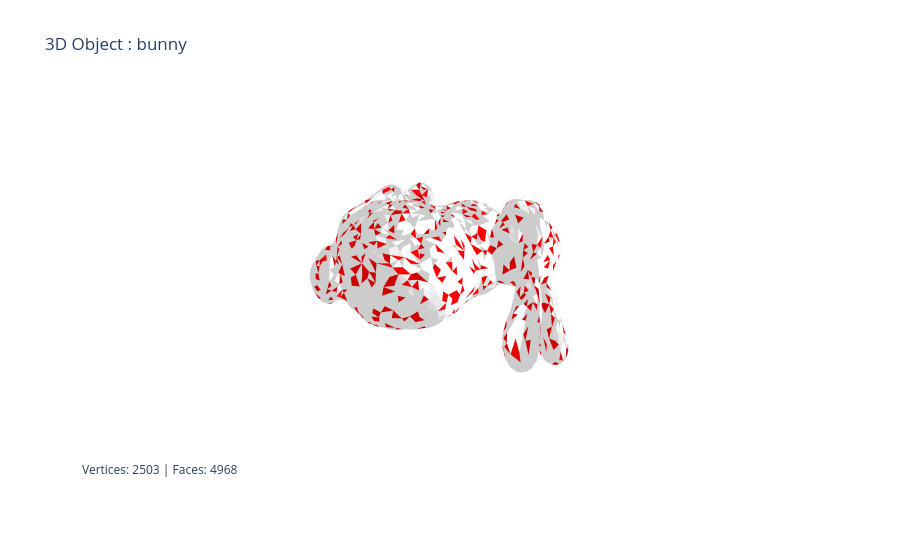
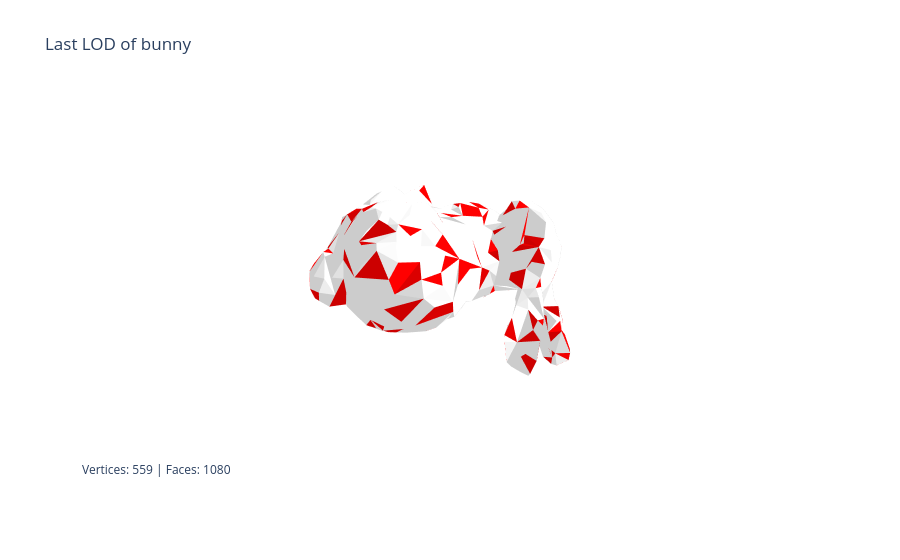
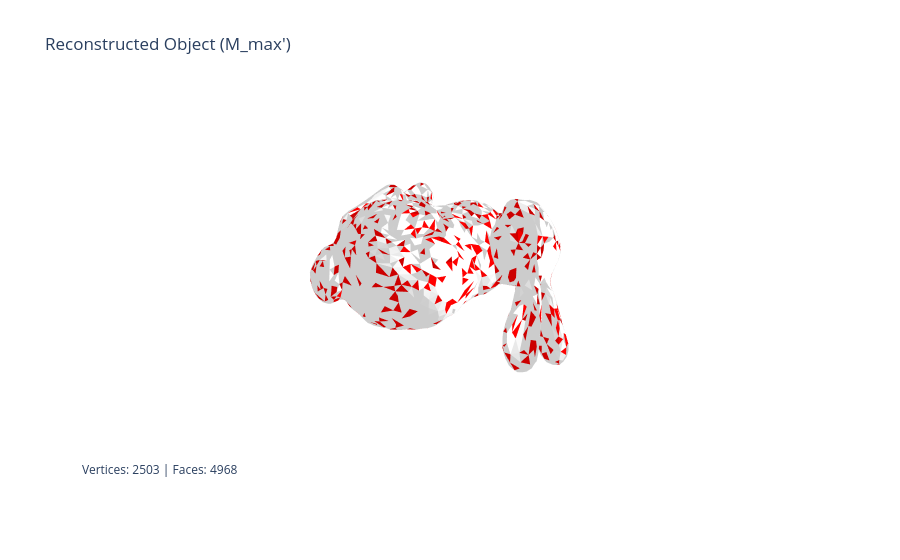

The notebook cell these images were saved under, in order:
### Markdown cell above
## Loading model

### Code cell
from MeshObjects import * 
from obja.obja import Output 
import os 

# Parramètres 
obj_name = "bunny" 
color = "#EA00FF"
compression_ratio = 0.2
nombre_steps = 10

# Paths
model_path = f"models/{obj_name}.obj"
export_dir = f"./export/{obj_name}"
os.makedirs(export_dir, exist_ok=True)
obja_path = f"{export_dir}/{obj_name}_{nombre_steps}.obja"

# Retirer tout les .obj dans export_dir
for file in os.listdir(export_dir):
    if file.endswith(".obj"):
        os.remove(os.path.join(export_dir, file))

# Model Ref = M_max = M_n 
with open(model_path, 'r') as f: 
    objref = Object3D(f, obj_name) 
objref.Show(color) 
LODs = AObject3D(objref, obj_name) # M_max 

# Model compression to M_0 
LODs.compress(compression_ratio, nombre_steps)
LODs.show_last_lod(color) 

# Model decompression to M_max'
output = Output(open(obja_path, "w"))
M_max_prime = LODs.decompress(out = output) 
M_max_prime.Show(color, "Reconstructed Object (M_max')")

### Figure 1 — Plotly figure (JSON) as saved in the notebook; plotly's stock layout.template omitted (floating-point values rounded to 4 significant figures; data arrays with more than 128 entries replaced by an {"elided": "..."} marker saying what was removed)
{"data": [{"facecolor": {"elided": "4968 str values"}, "flatshading": true, "i": {"elided": "4968 int values"}, "j": {"elided": "4968 int values"}, "k": {"elided": "4968 int values"}, "opacity": 1, "type": "mesh3d", "x": {"elided": "2503 float values"}, "y": {"elided": "2503 float values"}, "z": {"elided": "2503 float values"}}], "layout": {"annotations": [{"showarrow": false, "text": "Vertices: 2503 | Faces: 4968", "x": 0, "xref": "paper", "y": 0, "yref": "paper"}], "scene": {"xaxis": {"visible": false}, "yaxis": {"visible": false}, "zaxis": {"visible": false}}, "title": {"text": "3D Object : bunny"}}}

### Figure 2 — Plotly figure (JSON) as saved in the notebook; plotly's stock layout.template omitted (floating-point values rounded to 4 significant figures; data arrays with more than 128 entries replaced by an {"elided": "..."} marker saying what was removed)
{"data": [{"facecolor": {"elided": "1080 str values"}, "flatshading": true, "i": {"elided": "1080 int values"}, "j": {"elided": "1080 int values"}, "k": {"elided": "1080 int values"}, "opacity": 1, "type": "mesh3d", "x": {"elided": "559 float values"}, "y": {"elided": "559 float values"}, "z": {"elided": "559 float values"}}], "layout": {"annotations": [{"showarrow": false, "text": "Vertices: 559 | Faces: 1080", "x": 0, "xref": "paper", "y": 0, "yref": "paper"}], "scene": {"xaxis": {"visible": false}, "yaxis": {"visible": false}, "zaxis": {"visible": false}}, "title": {"text": "Last LOD of bunny"}}}

### Figure 3 — Plotly figure (JSON) as saved in the notebook; plotly's stock layout.template omitted (floating-point values rounded to 4 significant figures; data arrays with more than 128 entries replaced by an {"elided": "..."} marker saying what was removed)
{"data": [{"facecolor": {"elided": "4968 str values"}, "flatshading": true, "i": {"elided": "4968 int values"}, "j": {"elided": "4968 int values"}, "k": {"elided": "4968 int values"}, "opacity": 1, "type": "mesh3d", "x": {"elided": "2503 float values"}, "y": {"elided": "2503 float values"}, "z": {"elided": "2503 float values"}}], "layout": {"annotations": [{"showarrow": false, "text": "Vertices: 2503 | Faces: 4968", "x": 0, "xref": "paper", "y": 0, "yref": "paper"}], "scene": {"xaxis": {"visible": false}, "yaxis": {"visible": false}, "zaxis": {"visible": false}}, "title": {"text": "Reconstructed Object (M_max')"}}}
